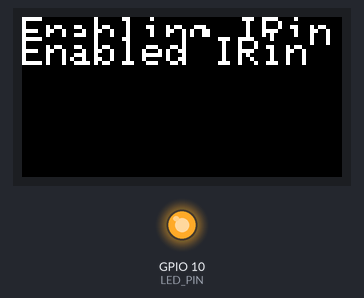
This program was run on a simulated ESP32. On the bench: 160×80 colour display, output pins drawn as LEDs (lit = HIGH).

Above: at 0.2 s.

The program:

main.cpp
```cpp
#include <Arduino.h>
#include <IRremoteESP8266.h>
#include <IRrecv.h>
#include <IRutils.h>
#include <M5StickC.h>

const uint16_t RECV_PIN = 26;
const uint16_t LED_PIN = 10;
IRrecv irrecv(RECV_PIN);
decode_results results;

void setup() {
  // put your setup code here, to run once:
  Serial.begin(115200);
  M5.begin();
  pinMode(LED_PIN, OUTPUT);
  digitalWrite(LED_PIN, HIGH);
  M5.Lcd.setRotation(3);
  M5.Lcd.setTextSize(2);
  M5.Lcd.setCursor(0,0);
  M5.Lcd.println("Enabling IRin");
  irrecv.enableIRIn();
  M5.Lcd.setCursor(0,10);
  M5.Lcd.println("Enabled IRin");
  delay(2000);
  M5.Lcd.fillScreen(BLACK);
}

void loop() {
  // put your main code here, to run repeatedly:
  if (irrecv.decode(&results)){
     if (results.decode_type == SONY){
       digitalWrite(LED_PIN, LOW);
       M5.Lcd.setCursor(0,0);
       M5.Lcd.println("SONY");
       serialPrintUint64(results.value, HEX);
       Serial.println("");
       delay(1000);
       M5.Lcd.fillScreen(BLACK);
       digitalWrite(LED_PIN, HIGH);
     }
    irrecv.resume();
  }
}
```
